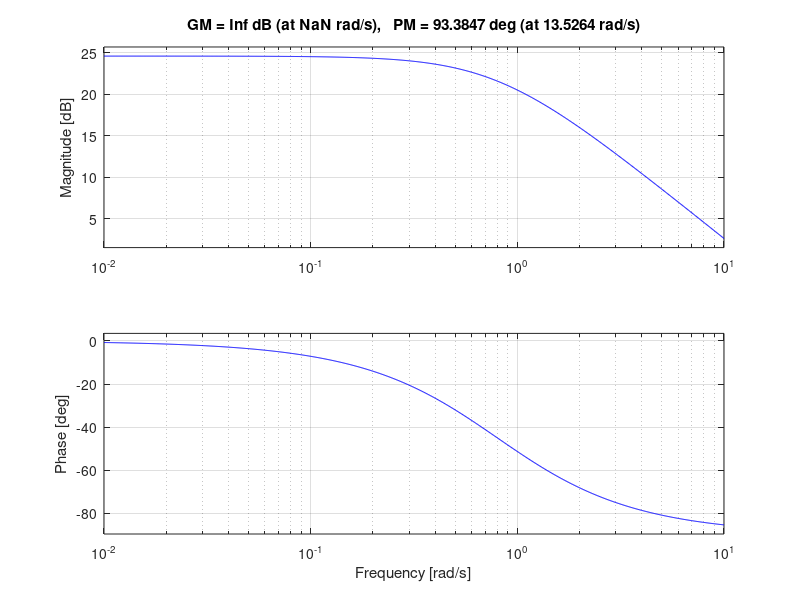

The MATLAB source for this figure:
% Parametros
Ck = 13.55;
Cp = 0.8;

% Ganancias
Kp = 0.15;
Ki = 1;
Kd = 0;

% Funcion de transferencia
G = tf([Ck], [1 Cp]);               % Sistema sin compensar
%G = tf([Kp*Ck Ki*Ck], [1 Cp 0]);    % Sistema compensado
%G = tf([Kp Ki], [1 0]);    % Compensador

% Obtenemos el diagrama de Bode
bode(G);
margin(G);